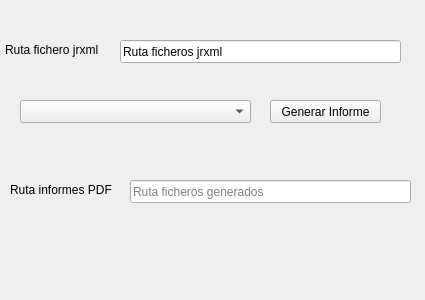
<?xml version="1.0" encoding="UTF-8"?>
<ui version="4.0">
 <class>Form</class>
 <widget class="QWidget" name="Form">
  <property name="geometry">
   <rect>
    <x>0</x>
    <y>0</y>
    <width>425</width>
    <height>300</height>
   </rect>
  </property>
  <property name="windowTitle">
   <string>Generar Informes Fábrica</string>
  </property>
  <widget class="QPushButton" name="btnGenInforme">
   <property name="geometry">
    <rect>
     <x>270</x>
     <y>100</y>
     <width>111</width>
     <height>23</height>
    </rect>
   </property>
   <property name="text">
    <string>Generar Informe</string>
   </property>
  </widget>
  <widget class="QComboBox" name="comboBoxFicheros">
   <property name="geometry">
    <rect>
     <x>20</x>
     <y>100</y>
     <width>231</width>
     <height>23</height>
    </rect>
   </property>
  </widget>
  <widget class="QLineEdit" name="cdrTxtRutaSalida">
   <property name="geometry">
    <rect>
     <x>130</x>
     <y>180</y>
     <width>281</width>
     <height>23</height>
    </rect>
   </property>
   <property name="text">
    <string/>
   </property>
   <property name="placeholderText">
    <string>Ruta ficheros generados</string>
   </property>
  </widget>
  <widget class="QLineEdit" name="cdrTxtRutaEntrada">
   <property name="geometry">
    <rect>
     <x>120</x>
     <y>40</y>
     <width>281</width>
     <height>23</height>
    </rect>
   </property>
   <property name="toolTip">
    <string>Pulsar enter para actualizar la lista de ficherps</string>
   </property>
   <property name="text">
    <string>Ruta ficheros jrxml</string>
   </property>
  </widget>
  <widget class="QLabel" name="label">
   <property name="geometry">
    <rect>
     <x>5</x>
     <y>40</y>
     <width>111</width>
     <height>20</height>
    </rect>
   </property>
   <property name="text">
    <string>Ruta fichero jrxml</string>
   </property>
  </widget>
  <widget class="QLabel" name="label_2">
   <property name="geometry">
    <rect>
     <x>10</x>
     <y>180</y>
     <width>111</width>
     <height>20</height>
    </rect>
   </property>
   <property name="text">
    <string>Ruta informes PDF</string>
   </property>
  </widget>
 </widget>
 <resources/>
 <connections/>
</ui>
